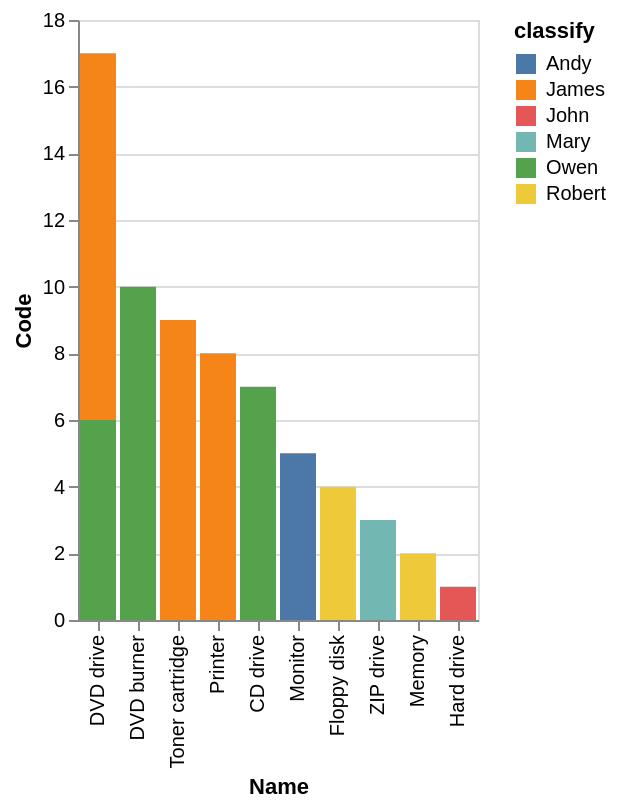

Write the Vega-Lite specification saved for this chart.
### Vega-Lite specification from a JSON file in a GitHub repository (floating-point values rounded to 4 significant figures)
{"data": {"values": [{"x_data": "DVD drive", "y_data": 0, "classify": "Andy"}, {"x_data": "DVD burner", "y_data": 0, "classify": "Andy"}, {"x_data": "Toner cartridge", "y_data": 0, "classify": "Andy"}, {"x_data": "Printer", "y_data": 0, "classify": "Andy"}, {"x_data": "CD drive", "y_data": 0, "classify": "Andy"}, {"x_data": "Monitor", "y_data": 5, "classify": "Andy"}, {"x_data": "Floppy disk", "y_data": 0, "classify": "Andy"}, {"x_data": "ZIP drive", "y_data": 0, "classify": "Andy"}, {"x_data": "Memory", "y_data": 0, "classify": "Andy"}, {"x_data": "Hard drive", "y_data": 0, "classify": "Andy"}, {"x_data": "DVD drive", "y_data": 11, "classify": "James"}, {"x_data": "DVD burner", "y_data": 0, "classify": "James"}, {"x_data": "Toner cartridge", "y_data": 9, "classify": "James"}, {"x_data": "Printer", "y_data": 8, "classify": "James"}, {"x_data": "CD drive", "y_data": 0, "classify": "James"}, {"x_data": "Monitor", "y_data": 0, "classify": "James"}, {"x_data": "Floppy disk", "y_data": 0, "classify": "James"}, {"x_data": "ZIP drive", "y_data": 0, "classify": "James"}, {"x_data": "Memory", "y_data": 0, "classify": "James"}, {"x_data": "Hard drive", "y_data": 0, "classify": "James"}, {"x_data": "DVD drive", "y_data": 0, "classify": "John"}, {"x_data": "DVD burner", "y_data": 0, "classify": "John"}, {"x_data": "Toner cartridge", "y_data": 0, "classify": "John"}, {"x_data": "Printer", "y_data": 0, "classify": "John"}, {"x_data": "CD drive", "y_data": 0, "classify": "John"}, {"x_data": "Monitor", "y_data": 0, "classify": "John"}, {"x_data": "Floppy disk", "y_data": 0, "classify": "John"}, {"x_data": "ZIP drive", "y_data": 0, "classify": "John"}, {"x_data": "Memory", "y_data": 0, "classify": "John"}, {"x_data": "Hard drive", "y_data": 1, "classify": "John"}, {"x_data": "DVD drive", "y_data": 0, "classify": "Mary"}, {"x_data": "DVD burner", "y_data": 0, "classify": "Mary"}, {"x_data": "Toner cartridge", "y_data": 0, "classify": "Mary"}, {"x_data": "Printer", "y_data": 0, "classify": "Mary"}, {"x_data": "CD drive", "y_data": 0, "classify": "Mary"}, {"x_data": "Monitor", "y_data": 0, "classify": "Mary"}, {"x_data": "Floppy disk", "y_data": 0, "classify": "Mary"}, {"x_data": "ZIP drive", "y_data": 3, "classify": "Mary"}, {"x_data": "Memory", "y_data": 0, "classify": "Mary"}, {"x_data": "Hard drive", "y_data": 0, "classify": "Mary"}, {"x_data": "DVD drive", "y_data": 6, "classify": "Owen"}, {"x_data": "DVD burner", "y_data": 10, "classify": "Owen"}, {"x_data": "Toner cartridge", "y_data": 0, "classify": "Owen"}, {"x_data": "Printer", "y_data": 0, "classify": "Owen"}, {"x_data": "CD drive", "y_data": 7, "classify": "Owen"}, {"x_data": "Monitor", "y_data": 0, "classify": "Owen"}, {"x_data": "Floppy disk", "y_data": 0, "classify": "Owen"}, {"x_data": "ZIP drive", "y_data": 0, "classify": "Owen"}, {"x_data": "Memory", "y_data": 0, "classify": "Owen"}, {"x_data": "Hard drive", "y_data": 0, "classify": "Owen"}, {"x_data": "DVD drive", "y_data": 0, "classify": "Robert"}, {"x_data": "DVD burner", "y_data": 0, "classify": "Robert"}, {"x_data": "Toner cartridge", "y_data": 0, "classify": "Robert"}, {"x_data": "Printer", "y_data": 0, "classify": "Robert"}, {"x_data": "CD drive", "y_data": 0, "classify": "Robert"}, {"x_data": "Monitor", "y_data": 0, "classify": "Robert"}, {"x_data": "Floppy disk", "y_data": 4, "classify": "Robert"}, {"x_data": "ZIP drive", "y_data": 0, "classify": "Robert"}, {"x_data": "Memory", "y_data": 2, "classify": "Robert"}, {"x_data": "Hard drive", "y_data": 0, "classify": "Robert"}]}, "mark": "bar", "encoding": {"x": {"field": "x_data", "type": "nominal", "title": "Name", "sort": {"op": "sum", "field": "y_data", "order": "descending"}}, "y": {"field": "y_data", "type": "quantitative", "title": "Code"}, "color": {"field": "classify"}}}
